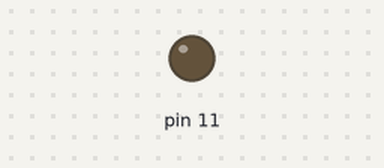
Simulated run of this sketch. Board: Arduino Uno, built with avr-gcc and run on an emulated ATmega328P. Parts: output pins drawn as LEDs (lit = HIGH). At 2.0 s the program stops and its outputs stay as they are.

Above: at 0.1 s.
At 2.1 s:
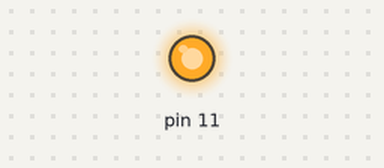
Timing chart, 0 to 3.5 s (numbered marks = the images above):
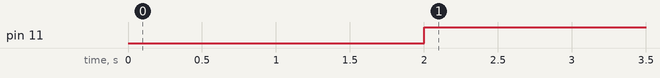

Measured:
- by itself, pin 11: LOW → HIGH at 2.0 s

The sketch:

ECGR_5196_Quiz10_DriveStraight.ino
```cpp
//============================================================================
// File:  DriveStraightSimple
//
// 2021-03-11 - James Conrad, from code borrowed from TI
//    (some of this original code by Franklin S. Cooper Jr.)
// Summary:
//  This example will demonstrate the various features of the motor library.
//  The robot will go forward for a specified amount of time.
//
//============================================================================

#include "SimpleRSLK.h"

#define WHEELSPEED 40          // Default raw pwm speed for motor.
#define LEFT_MOTOR_SPEED 24
#define RIGHT_MOTOR_SPEED 26
#define DELAY_MILLI_SECONDS_100CM 500  // Milliseconds to approximate 50 cm straight
#define PULSES_100CM 1637     // Number of pulses for 100 cm straight

//============================================================================
// The setup() funtion runs one time at the beginning of the Energia program
//============================================================================
void setup() {
  setupRSLK();  // Set up all of the pins & functions needed to be used by the TI bot
}

//============================================================================
// The loop() function runs after the setup() function completes in an
// Energia program and will continue to run in a repeating loop until the
// LaunchPad is reset or powered off
//============================================================================
void loop() {
  delay(2000);
  for(int i = 0; i < 1; i++){
  // === DRIVE Straight ==========================
  driveStraight100cm_encoder();                       // Halt motors
  delay(10000);
  //==============================================
  }

}  //end of loop function

void driveStraight100cm_encoder(void){
  uint16_t l_totalCount = 0;
  uint16_t r_totalCount = 0;
  uint16_t l_motor_speed = LEFT_MOTOR_SPEED;
  uint16_t r_motor_speed = RIGHT_MOTOR_SPEED;

  resetLeftEncoderCnt();
  resetRightEncoderCnt();

  setMotorDirection(BOTH_MOTORS,MOTOR_DIR_FORWARD); // Cause the robot to drive forward
  enableMotor(BOTH_MOTORS);

  setMotorSpeed(RIGHT_MOTOR,RIGHT_MOTOR_SPEED); // Set motor speed
  setMotorSpeed(LEFT_MOTOR,LEFT_MOTOR_SPEED);


  while( (l_totalCount < PULSES_100CM) || (r_totalCount < PULSES_100CM) ) {
    l_totalCount = getEncoderLeftCnt(); r_totalCount = getEncoderRightCnt();
    // Stop motors if they reach 1 meter

    if (r_totalCount >= PULSES_100CM){
      disableMotor(RIGHT_MOTOR);
    }

    if (l_totalCount >= PULSES_100CM){
      disableMotor(LEFT_MOTOR);
    }


   if((l_totalCount + 1) < r_totalCount){
     delay(10);
     setMotorSpeed(LEFT_MOTOR, l_motor_speed + 1);
     setMotorSpeed(RIGHT_MOTOR, r_motor_speed - 1);
    }

    if((r_totalCount + 1) < l_totalCount){
      delay(10);
      setMotorSpeed(LEFT_MOTOR, l_motor_speed - 1);
      setMotorSpeed(RIGHT_MOTOR, r_motor_speed + 1);
   }


  }
  delay(200);

}
```
